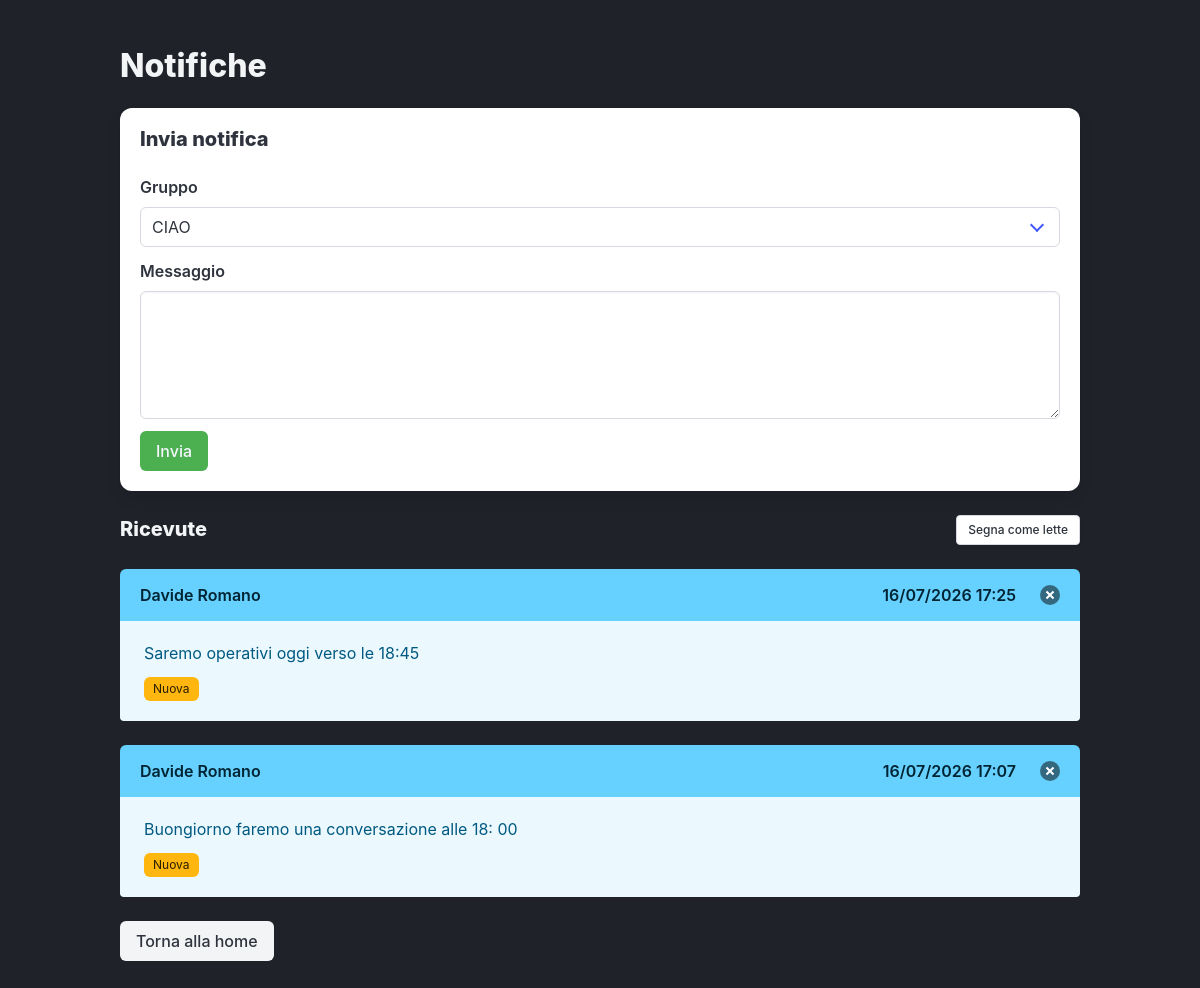
The app's page /notifica/ (signed in) with its own data.
### studymatch/models.py (models this page shows)
class Invio(models.Model):
    mittente = models.ForeignKey(Admin, on_delete=models.CASCADE, related_name="invii_effettuati")
    destinatario = models.ForeignKey(Utente, on_delete=models.CASCADE, related_name="invii_ricevuti")
    testo = models.TextField()
    data_invio = models.DateTimeField(auto_now_add=True)
    letta = models.BooleanField(default=False)

class Admin(models.Model):
    admin = models.ForeignKey(Utente, on_delete=models.CASCADE, related_name="admin_profile")
    livello = models.SmallIntegerField(default=1)
    data_nomina = models.DateField(default=timezone.now)
    notifica = models.ForeignKey(Utente, on_delete=models.CASCADE, null=True)

class Utente(models.Model):
    utente = models.CharField(max_length=50, primary_key=True)
    email = models.CharField(max_length=128)
    password = models.CharField(max_length=256)
    ruolo = models.CharField(max_length=20, default="studente")
    nome = models.CharField(max_length=50, null=True)
    cognome = models.CharField(max_length=50, null=True)

### studymatch/views.py (the view, shortened to what this page needs)
# urls.py: path('notifica/', views.notifica, name='notifica'),
def notifica(request, id_gruppo=None):
    user = request.session.get("user")
    ruolo = request.session.get("ruolo")
    if not user:
        return render(request, "login.html", {"error": "Sessione Scaduta"})
    utente = Utente.objects.filter(utente=user).first()
    if not utente:
        request.session.flush()
        return render(request, "login.html", {"error": "Utente non trovato"})
    gruppo = None
    puo_inviare = False
    notifiche = notifica_ric(utente)
    gruppi_gestiti = gruppi_gestiti_admin(utente)
    context = {
        "notifiche": notifiche,
        "gruppi_gestiti": gruppi_gestiti,
        "gruppo": gruppo,
        "puo_inviare": puo_inviare,
    }
    return render(request, "notifiche.html", context)

### studymatch/views.py (called while the page is built)
def gruppi_gestiti_admin(utente):
    admin = Admin.objects.filter(admin=utente).first()
    if not admin:
        return Gestione.objects.none()
    return Gestione.objects.filter(admin=admin).select_related("id_gruppo")

def notifica_ric(utente):
    return Invio.objects.filter(
        destinatario=utente,
        letta=False,
    ).select_related(
        "mittente",
        "mittente__admin",
    ).order_by("-data_invio")

### templates/notifiche.html (shortened to what this page needs)
{% extends "index.html" %}
{% block content %}
    <section class="section">
        <div class="container">
            <h1 class="title is-3 has-text-light">
                {% if gruppo %}
                    Notifiche - {{ gruppo.nome_gruppo }}
                {% else %}
                    Notifiche
                {% endif %}
            </h1>
            {% if gruppo and puo_inviare %}
                <div class="box mb-5">
                    <h2 class="title is-5">Invia notifica</h2>
                    <form method="POST">
                        {% csrf_token %}
                        <input type="hidden" name="azione" value="invia">
                        <div class="field">
                            <label class="label">Messaggio</label>
                            <div class="control">
                                <textarea class="textarea" name="testo" required></textarea>
                            </div>
                        </div>
                        <button type="submit" class="button is-link">
                            Invia
                        </button>
                    </form>
                </div>
            {% elif gruppi_gestiti %}
                <div class="box mb-5">
                    <h2 class="title is-5">Invia notifica</h2>
                    <form method="POST">
                        <div class="field">
                            <label class="label">Gruppo</label>
                            <div class="control">
                                <div class="select is-fullwidth">
                                    <select name="id_gruppo" required>
                                        {% for gestione in gruppi_gestiti %}
                                            <option value="{{ gestione.id_gruppo.id_gruppo }}">
                                                {{ gestione.id_gruppo.nome_gruppo }}
                                            </option>
                                        {% endfor %}
                                    </select>
                                </div>
                            </div>
                        </div>
                        <div class="field">
                            <label class="label">Messaggio</label>
                            <div class="control">
                                <textarea class="textarea" name="testo" required></textarea>
                            </div>
                        </div>
                        <button type="submit" class="button is-link">
                            Invia
                        </button>
                    </form>
                </div>
            {% endif %}
            <div class="level">
                <div class="level-left">
                    <h2 class="title is-5 has-text-light">
                        {% if gruppo %}
                            Ricevute per questo gruppo
                        {% else %}
                            Ricevute
                        {% endif %}
                    </h2>
                </div>
                <div class="level-right">
                    <form method="POST">
                        <button type="submit" class="button is-small">
                            Segna come lette
                        </button>
                    </form>
                </div>
            </div>
            {% for notifica in notifiche %}
                <article class="
                    message
                    {% if notifica.letta %}is-light{% else %}is-info{% endif %}
                ">
                    <div class="message-header">
                        <p>
                            {{ notifica.mittente.admin.nome }}
                            {{ notifica.mittente.admin.cognome }}
                        </p>
                        <div class="is-flex is-align-items-center">
                            <span class="mr-3">
                                {{ notifica.data_invio|date:"d/m/Y H:i" }}
                            </span>
                            <form method="POST">
                                <button type="submit"
                                        class="delete"
                                        aria-label="chiudi"></button>
                            </form>
                        </div>
                    </div>
                    <div class="message-body">
                        <p>{{ notifica.testo }}</p>
                        {% if notifica.letta %}
                            <span class="tag mt-3">Letta</span>
                        {% else %}
                            <span class="tag is-warning mt-3">Nuova</span>
                        {% endif %}
                    </div>
                </article>
            {% empty %}
                <div class="notification is-light has-text-centered">
                    Non sono presenti nuove comunicazioni.
                </div>
            {% endfor %}
            <div class="mt-5">
                {% if gruppo %}
                    <a href="{% url 'dettaglio_gruppo' gruppo.id_gruppo %}" class="button is-light">
                        Torna al gruppo
                    </a>
                {% else %}
                    <a href="{% url 'home' %}" class="button is-light">
                        Torna alla home
                    </a>
                {% endif %}
            </div>
        </div>
    </section>
{% endblock %}

### static/css/custom.css (style rules this page uses)
.button.is-link { background-color: #4CAF50; }

### records on screen
Invio: mittente.admin.nome "Davide", mittente.admin.cognome "Romano", data_invio "16/07/2026 17:25", testo "Saremo operativi oggi verso le 18:45", letta "Nuova"
Invio: mittente.admin.nome "Davide", mittente.admin.cognome "Romano", data_invio "16/07/2026 17:07", testo "Buongiorno faremo una conversazione alle 18: 00", letta "Nuova"

### other values on screen
form field id_gruppo "CIAO"
